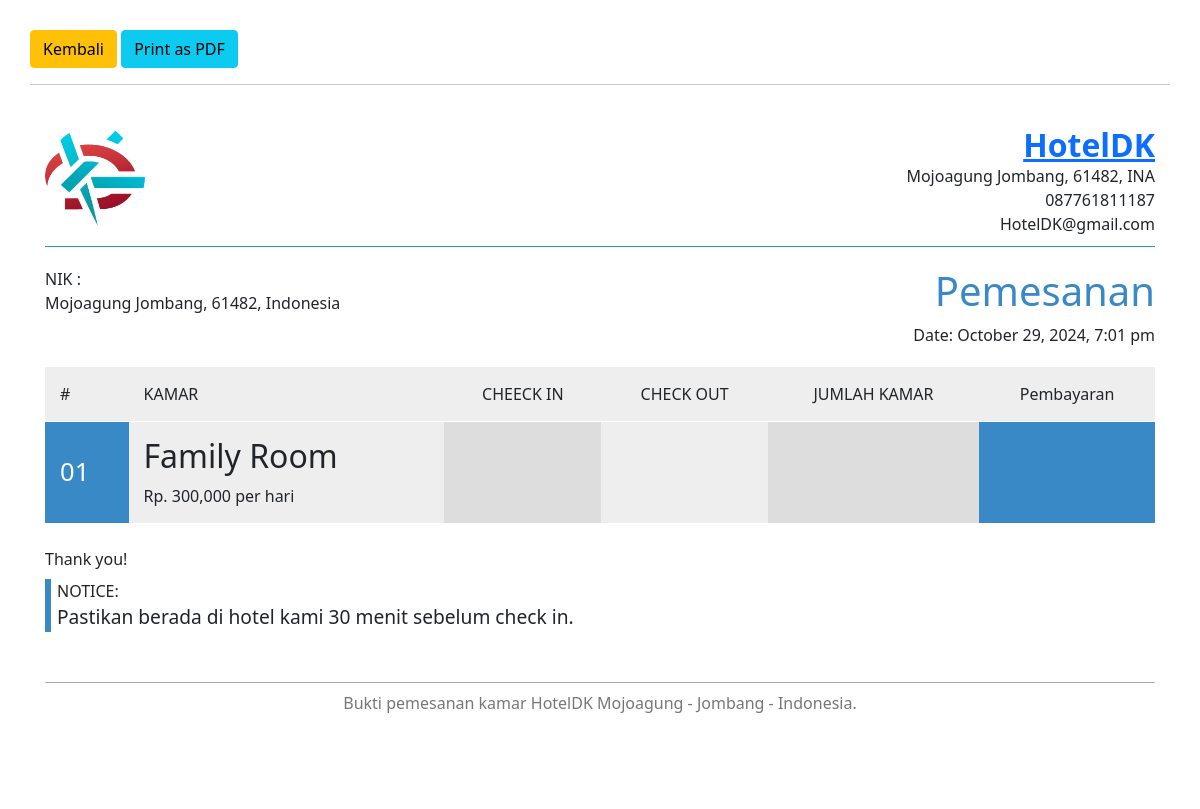
Screenshot of /bukti_pesan.php?id=7 with the database file from the repository.
### tables this page shows
CREATE TABLE `setting_name` (
  `id` int(11) NOT NULL,
  `judul` varchar(25) NOT NULL,
  `email` text NOT NULL,
  `telp` text NOT NULL
);

CREATE TABLE `tb_kamar` (
  `id_kamar` int(11) NOT NULL,
  `nama_kamar` varchar(50) NOT NULL,
  `total_kamar` int(5) NOT NULL,
  `harga` int(50) NOT NULL
);

### bukti_pesan.php (the view, shortened to what this page needs)
<?php
  include "includes/koneksi.php";
  $id      = $_GET['id'];
  $jkamar  = $_GET['jk'];
  $payments = $_GET['py'];
  $checkin= $_GET['tm'];
  $checkout= $_GET['tk'];
  $nik= $_GET['nk'];
  $sql = "SELECT nama_kamar FROM tb_kamar WHERE id_kamar=$id";
  $result = $conn->query($sql);
  $row = $result->fetch_assoc();
  $nama_kamar= $row["nama_kamar"];
  $sql2 = "SELECT harga FROM tb_kamar WHERE id_kamar=$id";
  $result2 = $conn->query($sql2);
  $row2 = $result2->fetch_assoc();
  $sql3 = "SELECT judul FROM setting_name";
  $result3 = $conn->query($sql3);
  $row3 = $result3->fetch_assoc();
  $hotel = $row3["judul"];
?>
<!DOCTYPE html>
<html lang="en">
<head>
  <link href="css/bootstrap5.0.1.min.css" rel="stylesheet">
  <link href="css/style_bukti_pesan.css" rel="stylesheet">
</head>
<body>
<body>
<div id="invoice">
    <div class="toolbar hidden-print">
        <div class="text-right">
            <a href="index.php?" class="btn btn-warning"><i class="fa fa-print"></i>Kembali</a>
            <button id="printInvoice" class="btn btn-info"><i class="fa fa-file-pdf-o"></i> Print as PDF</button>
        </div>
        <hr>
    </div>
    <div class="invoice overflow-auto">
        <div style="min-width: 600px">
            <header>
                <div class="row">
                    <div class="col">
                        <a target="_blank" href="">
                        <img src="image/hotel.png" class="rounded-circle" alt="" width="100" height="100">
                            </a>
                    </div>
                    <div class="col company-details">
                        <h2 class="name">
                            <a target="_blank" href="index.php">
                            <b><?php echo $hotel ?></b>
                            </a>
                        </h2>
                        <div>Mojoagung Jombang, 61482, INA</div>
                        <div>087761811187</div>
                        <div><?php echo  $hotel ?>@gmail.com</div>
                    </div>
                </div>
            </header>
            <main>
                <div class="row contacts">
                    <div class="col invoice-to">
                        <p class="to"> <?php echo "NIK : " . $nik; ?> </p>
                        <div class="address">Mojoagung Jombang, 61482, Indonesia</div>
                    </div>
                    <div class="col invoice-details">
                        <h1 class="invoice-id">Pemesanan</h1>
                        <div class="date">Date: <?php echo date("F j, Y, g:i a"); ?></div>
                    </div>
                </div>
                <table border="0" cellspacing="0" cellpadding="0">
                    <thead>
                        <tr>
                            <th>#</th>
                            <th class="text-left"> KAMAR</th>
                            <th class="text-center">CHEECK IN</th>
                            <th class="text-center">CHECK OUT</th>
                            <th class="text-center">JUMLAH KAMAR</th>
                            <th class="text-center">Pembayaran</th>
                        </tr>
                    </thead>
                    <tbody>
                        <tr>
                            <td class="no">01</td>
                            <td class="text-left"><h2>
                                <?php echo $nama_kamar; ?>
                                </h2>
                                   <?php echo "Rp. " . number_format($row2['harga'],) . " per hari" ?>
                            </td>
                            <td class="unit text-center"><?php echo $checkin ?></td>
                            <td class="qty text-center"><?php echo $checkout ?></td>
                            <td class="unit text-center"> <?php echo $jkamar;?> </td>
                            <td class="total text-center"> <?php echo $payments;?> </td>
                        </tr>
                </table>
                <div class="mt-4 mb-2">Thank you!</div>
                <div class="notices">
                    <div>NOTICE:</div>
                    <div class="notice">Pastikan berada di hotel kami 30 menit sebelum check in.</div>
                </div>
            </main>
            <footer>
                Bukti pemesanan kamar <?php echo $hotel ?> Mojoagung - Jombang - Indonesia.
            </footer>
        </div>
    </div>
</div>
</body>
</html>

### css/style_bukti_pesan.css (style rules this page uses)
#invoice { padding: 30px; }
.invoice { position: relative; background-color: #FFF; min-height: 680px; padding: 15px }
.invoice header { padding: 10px 0; margin-bottom: 20px; border-bottom: 1px solid #3989c6 }
.invoice .company-details { text-align: right }
.invoice .company-details .name { margin-top: 0; margin-bottom: 0 }
.invoice .contacts { margin-bottom: 20px }
.invoice .invoice-to { text-align: left }
.invoice .invoice-to .to { margin-top: 0; margin-bottom: 0 }
.invoice .invoice-details { text-align: right }
.invoice .invoice-details .invoice-id { margin-top: 0; color: #3989c6 }
.invoice main { padding-bottom: 50px }
.invoice main .notices { padding-left: 6px; border-left: 6px solid #3989c6 }
.invoice main .notices .notice { font-size: 1.2em }
.invoice table { width: 100%; border-collapse: collapse; border-spacing: 0; margin-bottom: 20px }
.invoice table td,.invoice table th { padding: 15px; background: #eee; border-bottom: 1px solid #fff }
.invoice table th { white-space: nowrap; font-weight: 400; font-size: 16px }
.invoice table .qty,.invoice table .total,.invoice table .unit { text-align: right; font-size: 1.2em }
.invoice table .no { color: #fff; font-size: 1.6em; background: #3989c6 }
.invoice table .unit { background: #ddd }
.invoice table .total { background: #3989c6; color: #fff }
.invoice table tbody tr:last-child td { border: none }
.invoice footer { width: 100%; text-align: center; color: #777; border-top: 1px solid #aaa; padding: 8px 0 }

### rows the page displays
setting_name: judul "HotelDK"
tb_kamar: nama_kamar "Family Room", harga "300,000"
